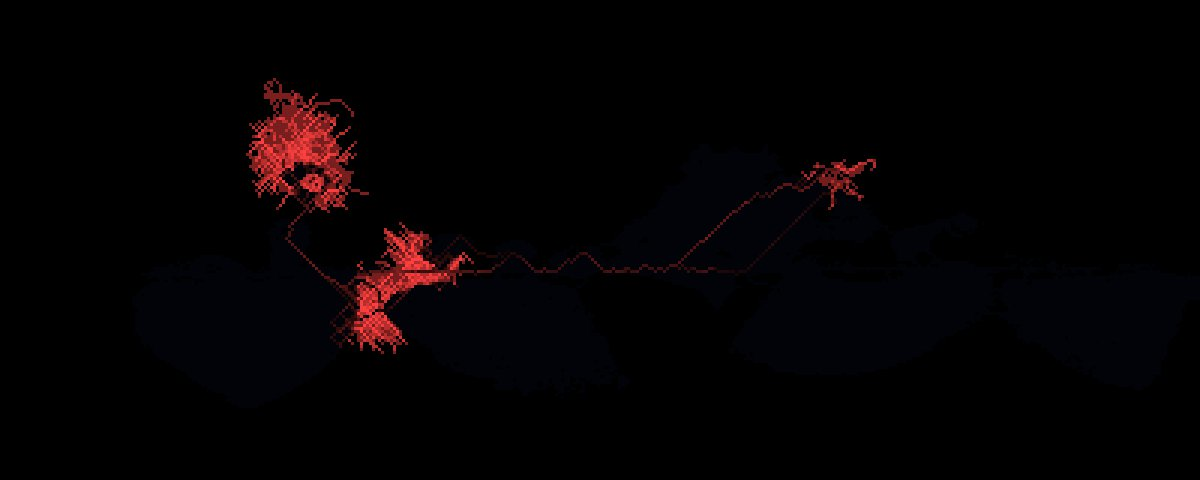
#> input picture data/compare_init_with_100.jpg, 1200 x 480 px
$ python -i utils.py   (imports and definitions only)
#> lines starting #> are read from the running program, lines starting #| are printed output that depends on the picture; after the words box and inside, x2 and y2 are one past the last pixel; in counts of white or black regions, pixels touching at a corner belong together
#> `picture = cv2.imread('../data/compare_init_with_100.jpg', cv2.IMREAD_G..`:
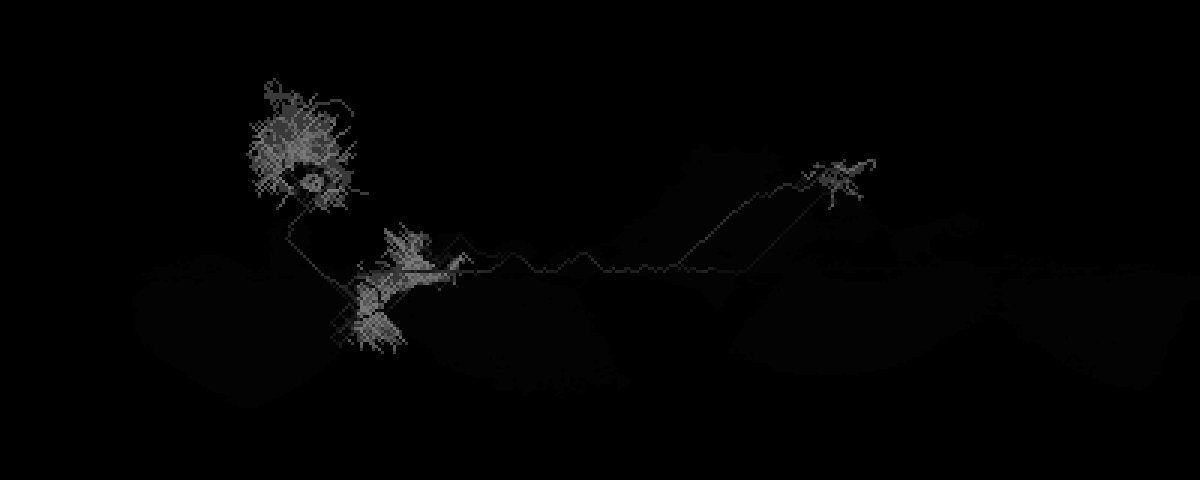
#> picture: shape (480, 1200); min 0, max 136, mean 2.6
# Copyright (C) 2019 - UMons
#
# This library is free software; you can redistribute it and/or
# modify it under the terms of the GNU Lesser General Public
# License as published by the Free Software Foundation; either
# version 2.1 of the License, or (at your option) any later version.
#
# This library is distributed in the hope that it will be useful,
# but WITHOUT ANY WARRANTY; without even the implied warranty of
# MERCHANTABILITY or FITNESS FOR A PARTICULAR PURPOSE.  See the GNU
# Lesser General Public License for more details.
#
# You should have received a copy of the GNU Lesser General Public
# License along with this library; if not, write to the Free Software
# Foundation, Inc., 51 Franklin Street, Fifth Floor, Boston, MA  02110-1301  USA

import cv2
import numpy as np
import imutils


# [74 lines left out: functions saturation, mean_image, mean_percent_value, find_food, not called in this run]


def find_blob(sat_img, max_blob=1, area_ratio=0.8, kernel=None):
    """
    Detect blob in the saturation image based on OTSU Thresholding (background-foreground separation)

    :param sat_img: the image to analyze
    :param max_blob: the maximum number of blob regions that has to be detected
    :param area_ratio: a size ratio condition to add a new blob to the detected ones.
        Detection is stopped if the new blob is smaller than the first one with respect to this ratio.
    :param kernel: a structuring element used to remove noise. By default a 5-by-5 cross structure is used.
    :return: a bitmask image of the pixels kept as being blob pixels
    """
#> called with max_blob = 1, area_ratio = 0.8
    blur = cv2.GaussianBlur(sat_img, (5, 5), 0)
    thresh = cv2.threshold(blur, 0, 255,
                           cv2.THRESH_BINARY | cv2.THRESH_OTSU)[1]
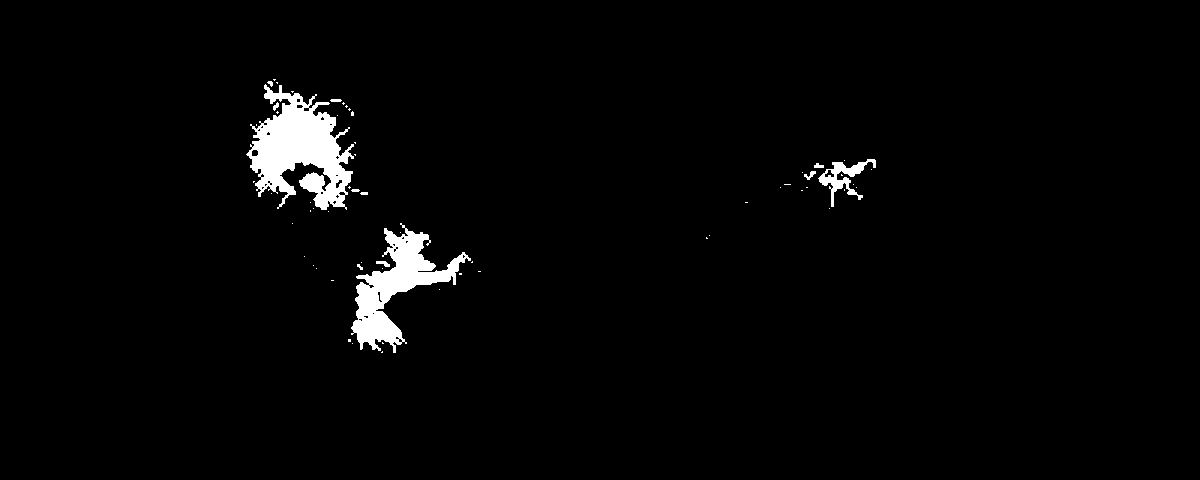
#> thresh: shape (480, 1200); 2.3% white; 62 white regions (50 under 20 px), largest, box (x1, y1, x2, y2) and area: (246, 84, 354, 210) 7177, (351, 223, 471, 353) 5116, (818, 159, 876, 207) 820

    if kernel is None:
        kernel = cv2.getStructuringElement(cv2.MORPH_CROSS, (5, 5))

    cleaned = thresh
    cleaned = cv2.morphologyEx(cleaned, cv2.MORPH_CLOSE, kernel)
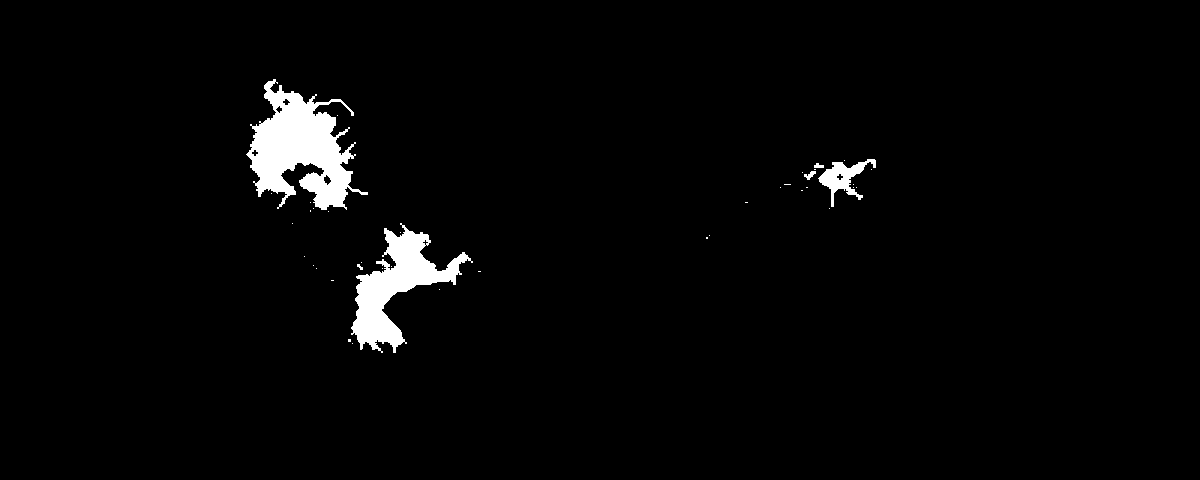
#> cleaned: shape (480, 1200); 2.5% white; 40 white regions (34 under 20 px), largest, box (x1, y1, x2, y2) and area: (246, 79, 368, 210) 7930, (351, 223, 473, 353) 5498, (818, 159, 876, 207) 976, (804, 171, 816, 180) 54, (814, 163, 824, 168) 36, (357, 264, 363, 270) 20
    cleaned = cv2.morphologyEx(cleaned, cv2.MORPH_OPEN, kernel)
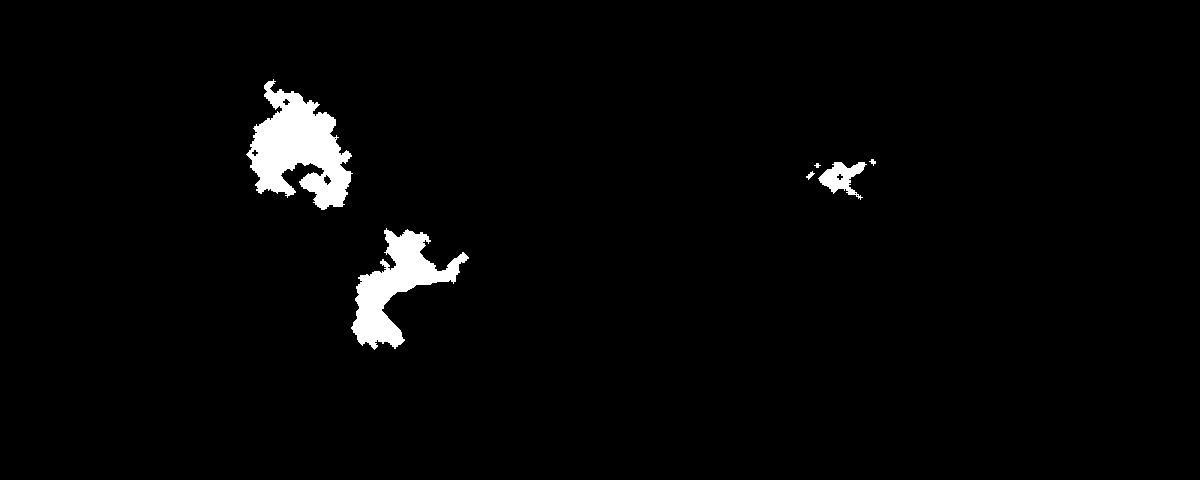
#> cleaned: shape (480, 1200); 2.4% white; 6 white regions (1 under 20 px)

    contours, hierarchy = cv2.findContours(cleaned, cv2.RETR_EXTERNAL, cv2.CHAIN_APPROX_NONE)
#> contours = 6 contours, 2 with area under 20; largest, box (x1, y1, x2, y2) and area: (246, 79, 353, 210) 7281, (351, 228, 469, 350) 5070, (818, 162, 867, 200) 792, (806, 171, 815, 180) 22

    blobs = []

    while len(contours) != 0 and len(blobs) < max_blob:
        c = max(contours, key=cv2.contourArea)
        if len(blobs) != 0 and cv2.contourArea(blobs[0]) * area_ratio >= cv2.contourArea(c):
            break
        blobs.append(c)
        contours.remove(c)
#> this loop made 1 pass
#> after the loop, blobs = 1 contour; box (x1, y1, x2, y2) and area: (246, 79, 353, 210) 7281

    mask = np.zeros(sat_img.shape, np.uint8)
    cv2.drawContours(mask, blobs, -1, 255, cv2.FILLED)

    kept_cleaned = cv2.bitwise_and(cleaned, cleaned, mask=mask)

    return kept_cleaned

>>> import cv2
>>> picture = cv2.imread('../data/compare_init_with_100.jpg', cv2.IMREAD_GRAYSCALE)
#> (the run stopped early here; a loop or call above may not have finished)
